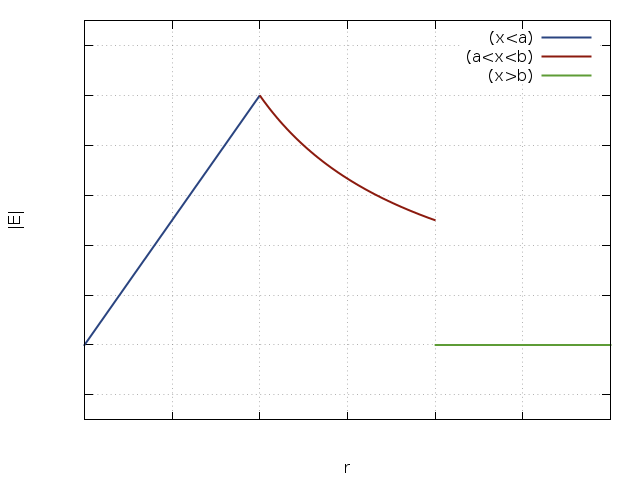

Recreate this plot in gnuplot.
#!/usr/bin/gnuplot

reset

set terminal pngcairo enhanced
set output 'Ex.png'

set style line 12 lc rgb '#808080' lt 0 lw 1
set grid back ls 12

set style line 1 lc rgb '#8b1a0e' pt 7 lt 1 lw 2 pi -1 ps 1.5 # --- red
set style line 7 lc rgb '#BF3030' pt 7 lt 7 lw 2 pi -1 ps 1.5 # --- red1
set style line 8 lc rgb '#FF3030' pt 7 lt 7 lw 2 pi -1 ps 1.5 # --- red2

set style line 2 lc rgb '#5e9c36' pt 7 lt 2 lw 2 pi -1 ps 1.5 # --- green
set style line 9 lc rgb '#238b49' pt 7 lt 7 lw 2 pi -1 ps 1.5 # --- green1
set style line 10 lc rgb '#B0F260' pt 7 lt 7 lw 2 pi -1 ps 1.5 # --- green2

set style line 3 lc rgb '#A9BDE6' pt 7 lt 2 lw 2 pi -1 ps 1.5 # --- blue
set style line 11 lc rgb '#2A4480' pt 7 lt 7 lw 2 pi -1 ps 1.5 # --- blue1
set style line 12 lc rgb '#06266FF' pt 7 lt 7 lw 2 pi -1 ps 1.5 # --- blue2

set style line 4 lc rgb '#F9C96D' pt 7 lt 2 lw 2 pi -1 ps 1.5 # --- brown

set style line 5 lc rgb '#c3c3c3' pt 7 lt 2 lw 2 pi -1 ps 1.5 # --- gray

set style line 6 lc rgb '#E47833' pt 7 lt 2 lw 2 pi -1 ps 1.5 # --- orange
set style line 13 lc rgb '#FFB540' pt 7 lt 3 lw 2 pi -1 ps 1.5 # --- orange1
set style line 14 lc rgb '#FFD300' pt 7 lt 6 lw 2 pi -1 ps 1.5 # --- orange2

set yrange [-0.3:1.3]
set xrange [0:3]

set samples 1000

f(x) = (x<1) ? x : 1/0
g(x) = (x>1 & x<2) ? 1/x : 1/0
h(x) = (x>2) ? 0 : 1/0

set ylabel '|E|'
set xlabel 'r'

set tics textcolor rgb '#ffffff'

plot f(x) t '(x<a)' w l ls 11,g(x) t '(a<x<b)' w l ls 1,h(x) t '(x>b)' w l ls 2
